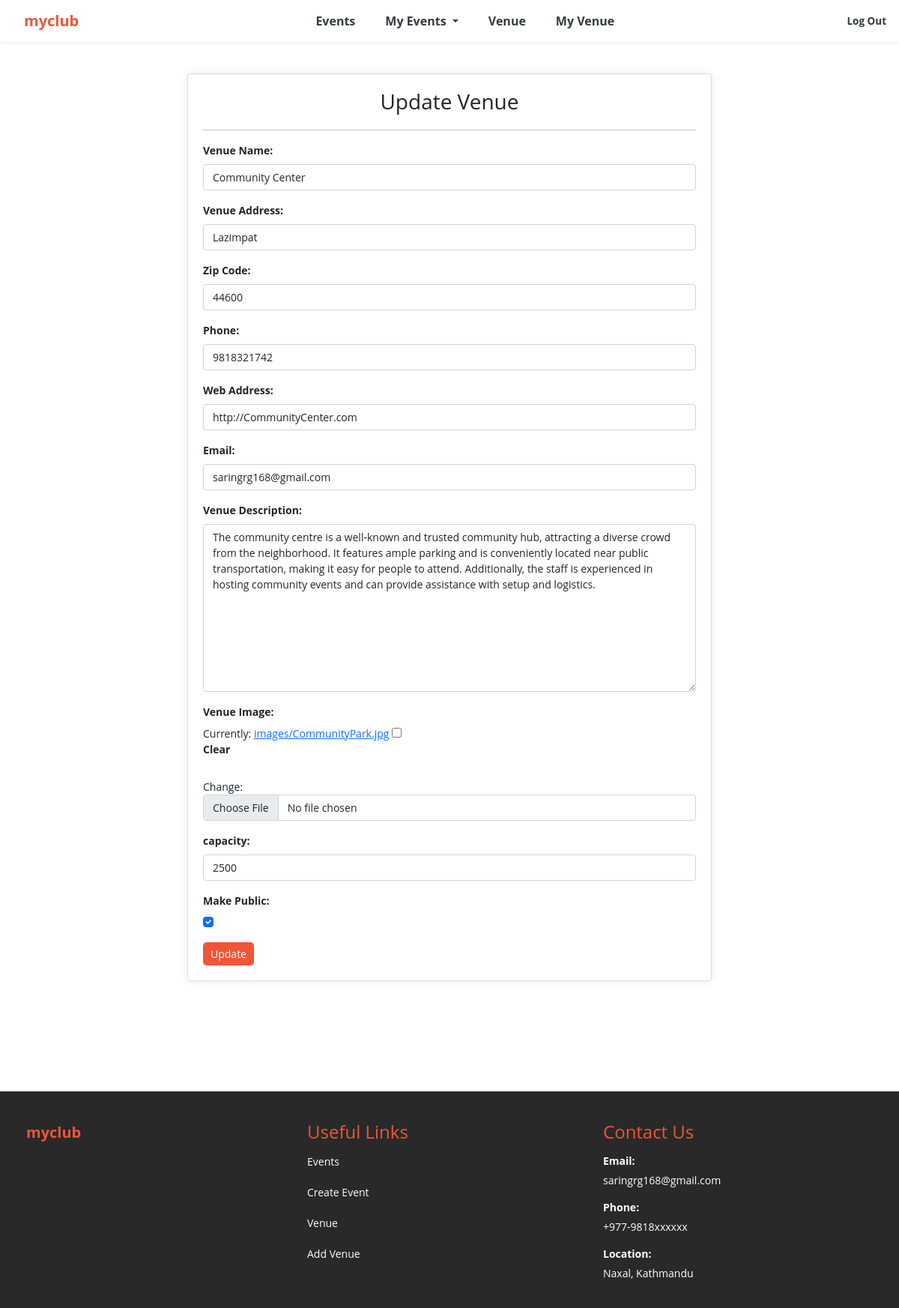
The page /update_venue/27 (signed in) on the database its author committed.
### events/models.py (models this page shows, shortened)
class Venue(models.Model):
	name = models.CharField('Venue Name', max_length=120)
	address = models.CharField(max_length=300)
	zip_code = models.CharField('Zip Code', max_length=15)
	phone_regex = RegexValidator(regex=r'^\d{10}$', message="Phone number must be exactly 10 digits.")
	phone = models.CharField('Contact Phone', max_length=10, validators=[phone_regex])
	web = models.URLField('Website Address', blank=False)
	email_address = models.EmailField('Email Address', blank=False)
	owner = models.IntegerField("Venue Owner", blank=False, default=1)
	venue_description = models.TextField(blank=False)
	venue_image = models.ImageField(null=True, blank=True, upload_to="images/")
	capacity = models.IntegerField("Capacity", blank=False)
	make_public = models.BooleanField("Make Public", default=False)
	class Meta:
		ordering = ['name']

### events/views.py (the view)
# urls.py: path('update_venue/<venue_id>', views.update_venue, name='update-venue'),
def update_venue(request, venue_id):
	venue = Venue.objects.get(pk=venue_id)
	form = VenueForm(request.POST or None, request.FILES or None, instance=venue)
	if form.is_valid():
		form.save()
		messages.success(request, ("Your venue has been updated"))
		return redirect('my_venues')
	return render(request, 'events/update_venue.html',
		{'venue': venue, 'form':form})

### events/forms.py (shortened to what this page needs)
class VenueForm(ModelForm):
	class Meta:
		model = Venue
		fields = ('name', 'address', 'zip_code', 'phone', 'web', 'email_address', 'venue_description', 'venue_image', 'capacity', 'make_public')
		labels = {
			'name': 'Venue Name',
			'address': 'Venue Address',
			'zip_code': 'Zip Code',
			'phone': 'Phone',
			'web': 'Web Address',
			'email_address': 'Email',
			'venue_description': 'Venue Description',
			'venue_image': 'Venue Image',
			'capacity': 'capacity',
			'make_public': 'Make Public',
		}
		widgets = {
			'name': forms.TextInput(attrs={'class':'form-control'}),
			'address': forms.TextInput(attrs={'class':'form-control'}),
			'zip_code': forms.TextInput(attrs={'class':'form-control'}),
			'phone': forms.TextInput(attrs={'class':'form-control'}),
			'web': forms.TextInput(attrs={'class':'form-control'}),
			'email_address': forms.EmailInput(attrs={'class':'form-control'}),
			'venue_description': forms.Textarea(attrs={'class':'form-control'}),
			'venue_image': forms.ClearableFileInput(attrs={'class': 'form-control'}),
			'capacity': forms.NumberInput(attrs={'class': 'form-control'}),
			'make_public': forms.CheckboxInput(attrs={'class': 'form-check-input'}),
		}

### events/templates/events/update_venue.html (shortened to what this page needs)
{% extends 'events/base.html' %}
{% block content %}
	{% if user.is_authenticated %}
		{% if user.id == venue.owner %}
		<br>
			<div class="form-container">
				<div class="heading-container">
		            <h3>Update Venue</h3>
		        </div>
				<hr>
				<form action="" class="custom-form" method=POST enctype="multipart/form-data">
					{{ form.as_p }}
					<input type="submit" value="Update" class="btn btn-custom">
				</form>
			</div>
			<br>
		{% endif %}
	{% else %}
		<h4>Sorry! You must be logged in to view this page</h4>
		<a href="{% url 'login' %}">Login Here</a>
		<br><br><br><br>
		<br><br><br>
	{% endif %}
{% endblock %}

### events/templates/events/base.html (style rules this page uses)
body { font-size: 14px; font-weight: 400; font-family: "Open Sans", sans-serif; background: #FFFFFF; }
label { display: block; margin-bottom: 8px; font-weight: bold; }
.heading-container { text-align: center; margin-bottom: 20px; }
.form-control { font-size: 14px; }
.form-container { max-width: 700px; margin: auto; padding: 20px; border: 1px solid #ddd; border-radius: 5px; box-shadow: 0 0 10px rgba(0, 0, 0, 0.1); }
.custom-form { max-width: 100%; margin: 0 auto; }
.btn-custom { font-size: 14px; color: #FFFFFF; background-color: #f05537; cursor: pointer; padding: 5px 10px; text-decoration: none; border: none; border-radius: 5px; }
* { scrollbar-width: none; -ms-overflow-style: none; }

### events/templates/events/navbar.html (style rules this page uses)
:root { --bs-primary: #f05537; --bs-orange: #d1410c; }

### rows shown on the page
Venue: name "Community Center", address "Lazimpat", zip_code "44600", phone "9818321742", web "http://CommunityCenter.com", email_address "saringrg168@gmail.com", venue_description "The community centre is a well-known and trusted community hub, attracting a diverse crowd from the neighborhood. It features ample parking and is conveniently located near public transportation, making it easy for people to attend. Additionally, the staff is experienced in hosting community events and can provide assistance with setup and logistics.", capacity "2500", make_public "☑"
